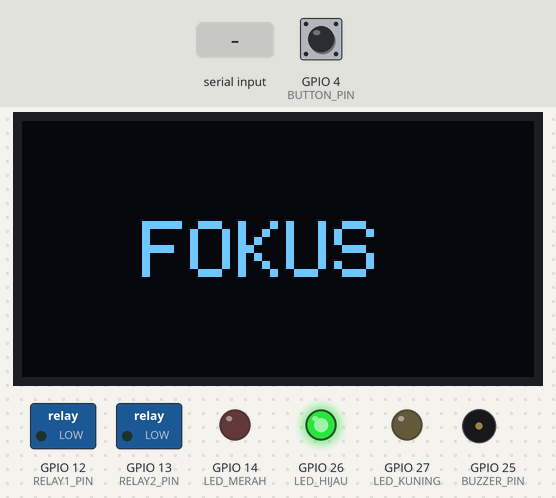
A sketch run on a simulated ESP32. Shown: 128×64 one-colour display, switched loads named in the sketch (green lamp = pin HIGH), output pins drawn as LEDs (lit = HIGH), buzzer (waves = sounding, pin HIGH). The inputs (shaded band) are chosen by the test bench; at power-on: GPIO 4 (BUTTON_PIN) HIGH. WiFi joins after 1.5 s; servers stay silent unless stated; no MQTT or app messages arrive unless stated.

Above: at 1.2 s.
1.3 s: "1" received over Serial
At 1.9 s:
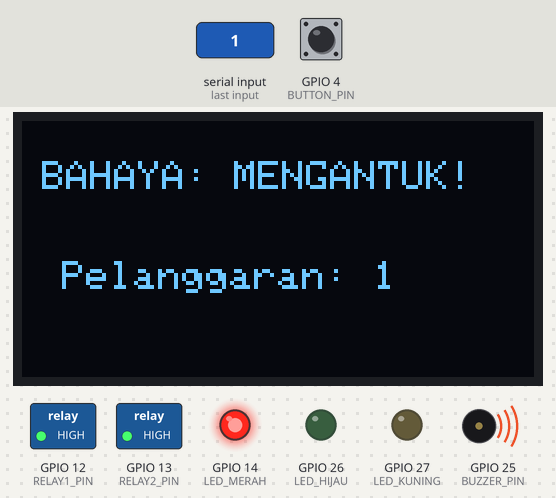
2.8 s: GPIO 4 (BUTTON_PIN) pulled LOW for 0.15 s
At 3.6 s:
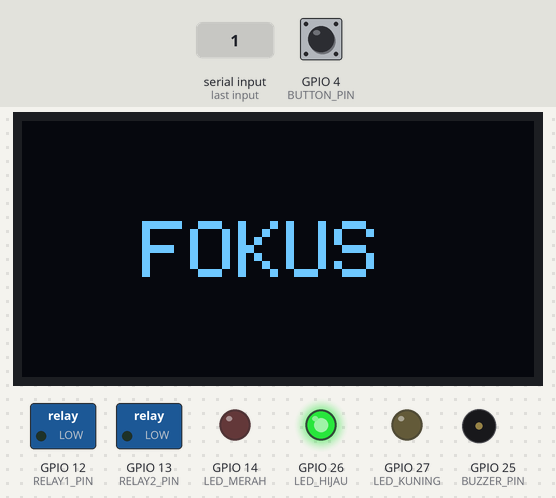
4.4 s: "W" received over Serial
At 5.6 s:
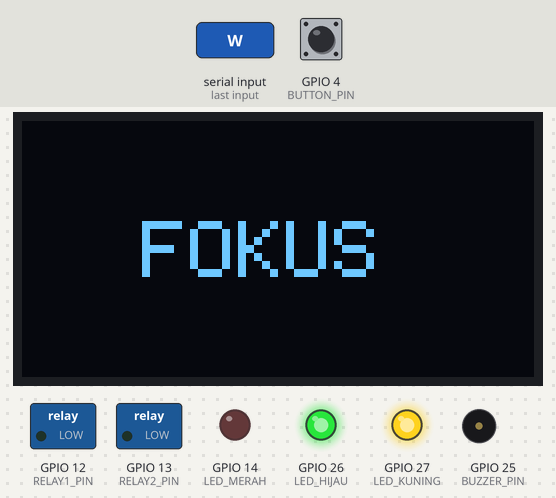
5.9 s: "0" received over Serial
At 6.8 s:
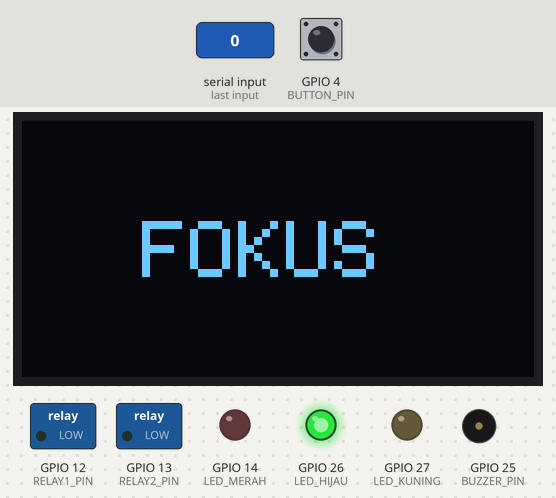
Timing chart, 0 to 8.4 s (numbered marks = the images above; inputs shaded):
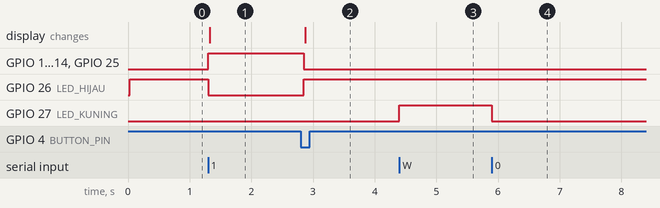

Measured:
- after the input at 1.3 s, GPIO 12 (RELAY1_PIN), GPIO 13 (RELAY2_PIN), GPIO 14 (LED_MERAH), GPIO 25 (BUZZER_PIN): LOW → HIGH at once; GPIO 26 (LED_HIJAU): HIGH → LOW at once; the display: changes at once (image 1)
- after the input at 2.8 s, GPIO 12 (RELAY1_PIN), GPIO 13 (RELAY2_PIN), GPIO 14 (LED_MERAH), GPIO 25 (BUZZER_PIN): HIGH → LOW after 0.05 s; GPIO 26 (LED_HIJAU): LOW → HIGH after 0.05 s; the display: changes after 0.08 s (image 2)
- after the input at 4.4 s, GPIO 27 (LED_KUNING): LOW → HIGH at once
- after the input at 5.9 s, GPIO 27 (LED_KUNING): HIGH → LOW at once

The sketch:

sketch.ino
```cpp
#include <Wire.h>
#include <Adafruit_GFX.h>
#include <Adafruit_SSD1306.h>
#include <WiFi.h>
#include <PubSubClient.h>

// Pemetaan Pin (Sesuai Laporan)
#define SDA_PIN 21
#define SCL_PIN 22
#define BUZZER_PIN 25
#define LED_HIJAU 26
#define LED_KUNING 27
#define LED_MERAH 14
#define RELAY1_PIN 12 // Lampu Hazard
#define RELAY2_PIN 13 // Putus Gas
#define BUTTON_PIN 4  // Tombol Reset Fisik

// Konfigurasi Layar OLED
#define SCREEN_WIDTH 128
#define SCREEN_HEIGHT 64
Adafruit_SSD1306 display(SCREEN_WIDTH, SCREEN_HEIGHT, &Wire, -1);

// Konfigurasi WiFi & MQTT Cloud
const char* ssid = "Wokwi-GUEST"; // Pakai koneksi default Wokwi
const char* password = "";
const char* mqtt_server = "broker.hivemq.com"; // Publik MQTT Broker untuk pengujian

WiFiClient espClient;
PubSubClient client(espClient);

bool isAlarmActive = false;
int totalPelanggaran = 0;

void setup() {
  Serial.begin(115200);

  pinMode(BUZZER_PIN, OUTPUT);
  pinMode(LED_HIJAU, OUTPUT);
  pinMode(LED_KUNING, OUTPUT);
  pinMode(LED_MERAH, OUTPUT);
  pinMode(RELAY1_PIN, OUTPUT);
  pinMode(RELAY2_PIN, OUTPUT);
  pinMode(BUTTON_PIN, INPUT_PULLUP);

  // Amankan Relay saat boot
  digitalWrite(RELAY1_PIN, LOW);
  digitalWrite(RELAY2_PIN, LOW);

  Wire.begin(SDA_PIN, SCL_PIN);
  if(!display.begin(SSD1306_SWITCHCAPVCC, 0x3C)) {
    Serial.println(F("Gagal memuat OLED"));
    for(;;);
  }

  WiFi.begin(ssid, password);
  client.setServer(mqtt_server, 1883);

  setNormalState();
}

void setNormalState() {
  isAlarmActive = false;
  digitalWrite(BUZZER_PIN, LOW);
  digitalWrite(LED_MERAH, LOW);
  digitalWrite(LED_KUNING, LOW);
  digitalWrite(RELAY1_PIN, LOW);
  digitalWrite(RELAY2_PIN, LOW);
  digitalWrite(LED_HIJAU, HIGH);

  display.clearDisplay();
  display.setTextSize(2);
  display.setTextColor(WHITE);
  display.setCursor(30, 25);
  display.println("FOKUS");
  display.display();
}

void setAlarmState() {
  if(isAlarmActive) return; // Cegah loop jika alarm sudah menyala
  isAlarmActive = true;
  totalPelanggaran++;

  digitalWrite(LED_HIJAU, LOW);
  digitalWrite(LED_KUNING, LOW);
  digitalWrite(LED_MERAH, HIGH);
  digitalWrite(BUZZER_PIN, HIGH);
  digitalWrite(RELAY1_PIN, HIGH);
  digitalWrite(RELAY2_PIN, HIGH);

  display.clearDisplay();
  display.setTextSize(1);
  display.setTextColor(WHITE);
  display.setCursor(5, 10);
  display.println("BAHAYA: MENGANTUK!");
  display.setCursor(10, 35);
  display.print("Pelanggaran: ");
  display.println(totalPelanggaran);
  display.display();

  // Pengiriman Log ke Cloud (Asinkron / Non-blocking)
  if (client.connected()) {
    String payload = "Waktu Kejadian Terkini - Total Kantuk: " + String(totalPelanggaran);
    client.publish("kelompok8/deteksi_kantuk/log", payload.c_str());
  }
}

void loop() {
  // 1. Eksekusi Jalur Kritis (Zero-Latency)
  if (Serial.available() > 0) {
    char dataMasuk = Serial.read();

    if (dataMasuk == '1') {
      setAlarmState();
    } else if (dataMasuk == 'W' && !isAlarmActive) {
      digitalWrite(LED_KUNING, HIGH); // Indikator 1 detik awal
    } else if (dataMasuk == '0' && !isAlarmActive) {
      digitalWrite(LED_KUNING, LOW);  // Reset indikator kuning
    }
  }

  // 2. Mekanisme Tombol Reset
  if (digitalRead(BUTTON_PIN) == LOW && isAlarmActive) {
    delay(50); // Debounce sederhana
    if (digitalRead(BUTTON_PIN) == LOW) {
      setNormalState();
      while(digitalRead(BUTTON_PIN) == LOW) { delay(10); } // Tunggu dilepas
    }
  }

  // 3. Jaga Koneksi Cloud di Latar Belakang
  if (!client.connected() && WiFi.status() == WL_CONNECTED) {
    client.connect("ESP32_Kel8_Client");
  }
  client.loop();
}
```
